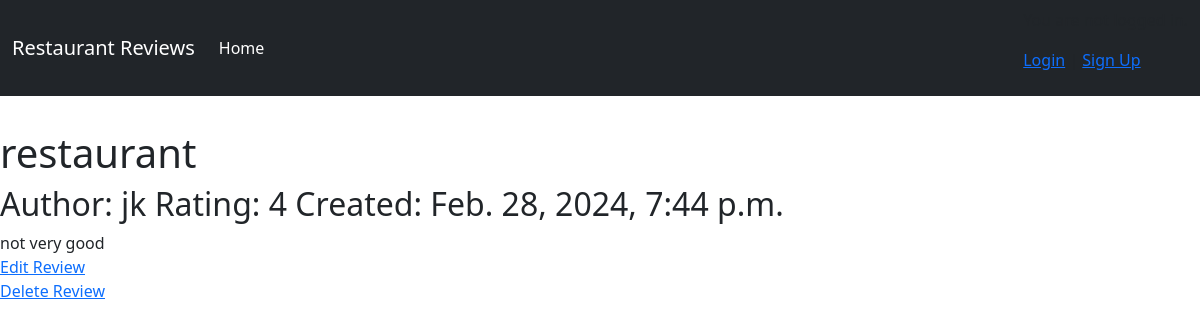
Screenshot of /review/3/ with the database file from the repository.
### review/models.py (models this page shows, shortened)
class Review(models.Model):
    restaurant = models.ForeignKey(
        "Restaurant",
        on_delete=models.CASCADE,
        related_name="reviews"
    )
    author = models.ForeignKey(
        "auth.User",
        on_delete=models.CASCADE,
        related_name="reviews"
    )
    body = models.TextField()
    rating = models.PositiveSmallIntegerField()
    created = models.DateTimeField(auto_now_add=True)
    updated= models.DateTimeField(auto_now=True)

class Restaurant(models.Model):
    name = models.CharField(max_length=150)
    created = models.DateTimeField(auto_now_add=True)
    updated= models.DateTimeField(auto_now=True)

### review/views.py (the view)
# urls.py: path("review/<int:pk>/", ReviewDetailView.as_view(), name='review_detail'),
class ReviewDetailView(DetailView):
    model = Review
    template_name = "review_detail.html"

### templates/review_detail.html
{% extends 'base.html' %}
{% block content %}
<h1>{{ review.restaurant.name }}</h1>
<div class="review-entry">
    <h2>Author: {{ review.author }} Rating: {{review.rating}} Created: {{review.created}}</h2>
    <p>{{ review.body }}</p>
    <p><a href="{% url 'review_edit' review.pk %}">Edit Review</a></p>
    <p><a href="{% url 'review_delete' review.pk %}">Delete Review</a></p>
</div>
{% endblock content %}

### static/css/base.css (style rules this page uses)
body { font-family: 'Source Sans Pro', sans-serif; font-size: 18px; }
h2 { margin-left:2rem; }
.review-entry { margin-bottom: 2rem; }
.review-entry h2 { margin: 0.5rem 0; }
.review-entry p { margin: 0; font-weight: 400; }

### rows the page displays
Review: restaurant.name "restaurant", author "jk", rating "4", created "Feb. 28, 2024, 7:44 p.m.", body "not very good"
